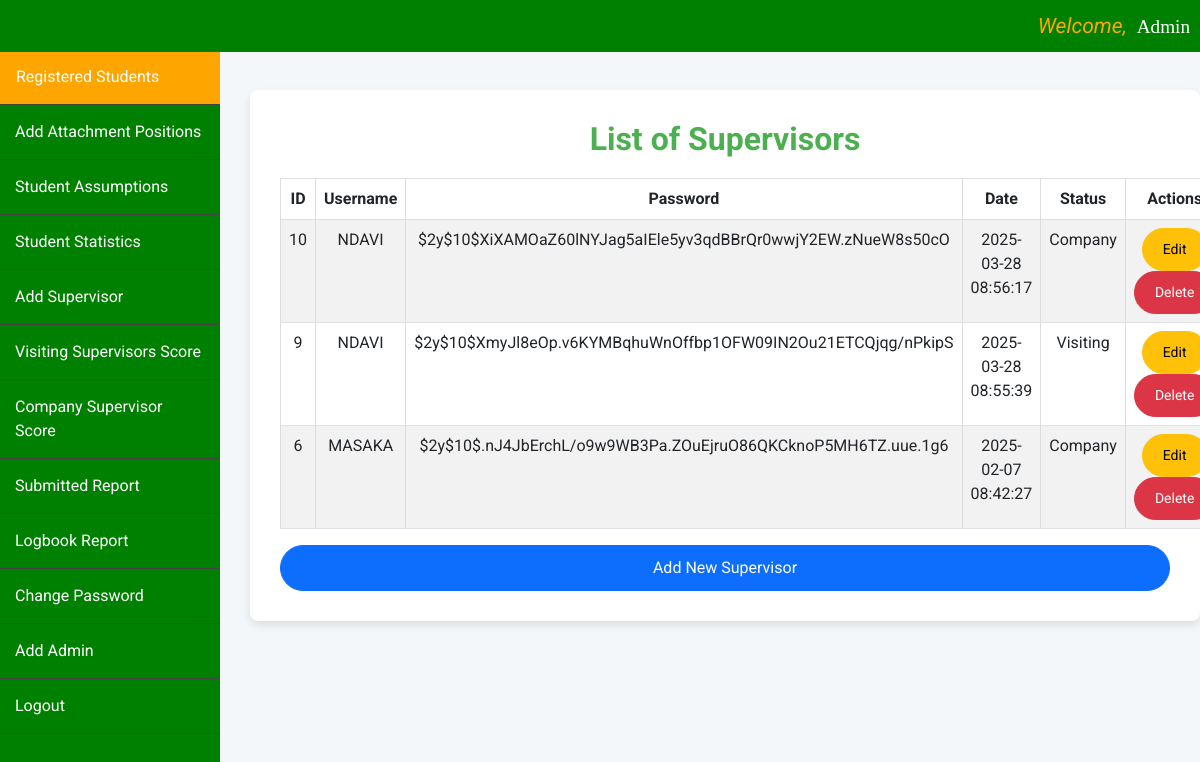
Page /iasms/view_supervisor.php on the committed database.
### tables this page shows
CREATE TABLE `supervisors_login` (
  `id` int(11) NOT NULL,
  `username` varchar(255) NOT NULL,
  `password` varchar(255) NOT NULL,
  `date` timestamp NOT NULL DEFAULT current_timestamp(),
  `status` varchar(255) NOT NULL
);

### iasms/view_supervisor.php (the view, shortened to what this page needs)
<?php
include 'database_connection/database_connection.php';
$records_per_page = 4;
$page = isset($_GET['page']) ? (int)$_GET['page'] : 1;
$start_from = ($page - 1) * $records_per_page;
$sql_select = "SELECT * FROM supervisors_login ORDER BY date DESC LIMIT $start_from, $records_per_page";
$result = $conn->query($sql_select);
?>
<!DOCTYPE html>
<html lang="en">
<head>
  <link href="https://cdn.jsdelivr.net/npm/bootstrap@5.3.0-alpha1/dist/css/bootstrap.min.css" rel="stylesheet">
</head>
<body>
  <div id="top-navigation">
    <div id="student_name">
      <span style="color:orange;font-size:1.1em"><em>Welcome,</em>&nbsp;</span>
      <span style="font-family:serif"><?php echo "Admin"; ?></span>
    </div>
  </div>
  <div id="left_side_bar">
    <ul id="menu_list">
      <a class="menu_items_link" href="admin/view_registered_students/view_registered_students.php">
        <li class="menu_items_list" style="background-color:orange;padding-left:16px">Registered Students</li>
      </a>
      <a class="menu_items_link" href="../../add_position.php">
        <li class="menu_items_list">Add Attachment Positions</li>
      </a>
      <a class="menu_items_link" href="admin/students_assumptions/students_assumptions.php">
        <li class="menu_items_list">Student Assumptions</li>
      </a>
      <a class="menu_items_link" href="admin/student_stat/student_stat.php">
        <li class="menu_items_list">Student Statistics</li>
      </a>
      <a class="menu_items_link" href="../../add_supervisor.php">
        <li class="menu_items_list">Add Supervisor</li>
      </a>
      <a class="menu_items_link" href="admin/visiting_score/visiting_supervisors_score.php">
        <li class="menu_items_list">Visiting Supervisors Score</li>
      </a>
      <a class="menu_items_link" href="admin/company_score/company_supervisor_score.php">
        <li class="menu_items_list">Company Supervisor Score</li>
      </a>
      <a class="menu_items_link" href="../../admin_reports.php">
        <li class="menu_items_list">Submitted Report</li>
      </a>
      <a class="menu_items_link" href="../../logbook_report.php">
        <li class="menu_items_list">Logbook Report</li>
      </a>
      <a class="menu_items_link" href="admin/change_password/change_password.php">
        <li class="menu_items_list">Change Password</li>
      </a>
      <a class="menu_items_link" href="../../add_admin.php">
        <li class="menu_items_list">Add Admin</li>
      </a>
      <a class="menu_items_link" href="../../index.php">
        <li class="menu_items_list">Logout</li>
      </a>
    </ul>
  </div>
  <div class="main-content">
    <div class="container">
      <h2>List of Supervisors</h2>
      <?php if ($result->num_rows > 0) { ?>
      <table class="table table-bordered table-striped">
        <thead>
          <tr>
            <th>ID</th>
            <th>Username</th>
            <th>Password</th>
            <th>Date</th>
            <th>Status</th>
            <th>Actions</th>
          </tr>
        </thead>
        <tbody>
          <?php while ($row = $result->fetch_assoc()) { ?>
          <tr>
            <td><?php echo $row['id']; ?></td>
            <td><?php echo $row['username']; ?></td>
            <td><?php echo $row['password']; ?></td>
            <td><?php echo $row['date']; ?></td>
            <td><?php echo $row['status']; ?></td>
            <td>
              <a href="edit_supervisor.php?id=<?php echo $row['id']; ?>" class="btn btn-warning btn-sm">Edit</a>
              <button class="btn btn-danger btn-sm" onclick="confirmDelete(<?php echo $row['id']; ?>)">Delete</button>
            </td>
          </tr>
          <?php } ?>
        </tbody>
      </table>
      <?php } else {
        echo "<div class='alert alert-warning'>No supervisors found.</div>";
      } ?>
      <a href="add_supervisor.php" class="btn btn-primary w-100">Add New Supervisor</a>
    </div>
  </div>
</body>
</html>

### iasms/view_supervisor.php (style rules this page uses)
body { font-family: 'Roboto', sans-serif; background-color: #f4f7fa; color: #333; margin: 0; }
.main-content { margin-left: 220px; padding-top: 70px; padding-left: 30px; }
#top-navigation { background-color: green; padding: 10px; text-align: right; position: fixed; width: 100%; top: 0; left: 0; z-index: 1000; }
#top-navigation #student_name { color: white; font-size: 1.2em; }
#left_side_bar { position: fixed; top: 0; left: 0; height: 100%; width: 220px; background-color: green; padding-top: 50px; overflow-y: auto; z-index: 999; }
#menu_list { list-style: none; padding: 0; margin: 0; }
.menu_items_link { color: white; text-decoration: none; }
.menu_items_list { padding: 15px; border-bottom: 1px solid #444; }
.container { margin-top: 20px; background-color: #ffffff; border-radius: 8px; box-shadow: 0 4px 8px rgba(0, 0, 0, 0.1); padding: 30px; max-width: 100%; }
h2 { font-weight: 700; color: #4CAF50; text-align: center; }
table { margin-top: 20px; }
table th, table td { text-align: center; padding: 12px; border: 1px solid #ddd; }
.btn { border-radius: 50px; padding: 10px 20px; }

### rows in the picture
supervisors_login: id "10", username "NDAVI", password "$2y$10$XiXAMOaZ60lNYJag5aIEle5yv3qdBBrQr0wwjY2EW.zNueW8s50cO", date "2025-03-28 08:56:17", status "Company"
supervisors_login: id "9", username "NDAVI", password "$2y$10$XmyJl8eOp.v6KYMBqhuWnOffbp1OFW09IN2Ou21ETCQjqg/nPkipS", date "2025-03-28 08:55:39", status "Visiting"
supervisors_login: id "6", username "MASAKA", password "$2y$10$.nJ4JbErchL/o9w9WB3Pa.ZOuEjruO86QKCknoP5MH6TZ.uue.1g6", date "2025-02-07 08:42:27", status "Company"
